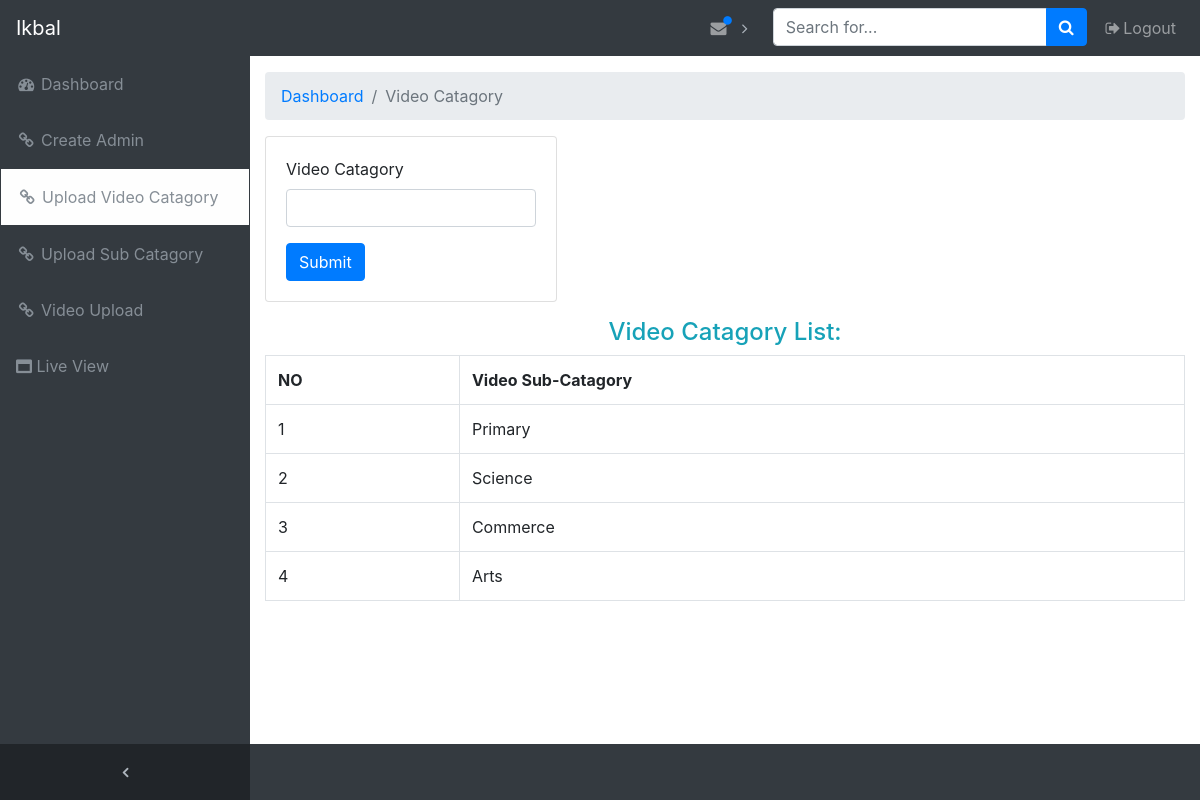
Page /backend/admin/v_catagory.php (signed in) on the committed database.
### tables this page shows
CREATE TABLE `video_category` (
  `id` int(255) NOT NULL,
  `video_categoris` varchar(255) NOT NULL
);

### backend/admin/v_catagory.php (called while the page is built, shortened)
<?php
include 'inc/header.php';
include 'inc/sidebar.php';
include 'inc/navbar.php';
include 'inc/videoCategory.php';
include 'inc/footer.php';
?>

### backend/app/database/Database.php (called while the page is built, shortened)
<?php
class Database{
    public static function dbCon(){
        $hostName='localhost';
        $userName='root';
        $passWord='';
        $dbName='mahabub_academy';
        $db_con=mysqli_connect($hostName,$userName,$passWord,$dbName);
        return $db_con;
    }
}
?>

### backend/app/classes/VideoCatagory.php (called while the page is built, shortened)
<?php
class VideoCatagory
{
    public function fatchVideoCatagory(){
        $sql='SELECT * FROM `video_category`';
        if (mysqli_query(Database::dbCon(), $sql)) {
            $queryResult = mysqli_query(Database::dbCon(), $sql);
            while ($row = mysqli_fetch_assoc($queryResult)){
                $array[]=$row;
            }
            return $array;
        } else {
            die('Query Problem' . mysqli_error(Database::dbCon()));
        }
    }
}

### backend/admin/inc/videoCategory.php (the view, shortened to what this page needs)
<?php
$ob_video=new VideoCatagory();
$showData=$ob_video->fatchVideoCatagory();
?>
<div class="content-wrapper">
    <div class="container-fluid">
        <ol class="breadcrumb">
            <li class="breadcrumb-item">
                <a href="index.php">Dashboard</a>
            </li>
            <li class="breadcrumb-item active">Video Catagory</li>
        </ol>
        <div class="container">
            <div class="row">
                <div class="col-lg-4 pl-0">
                    <div class="card">
                        <div class="card-body">
                            <form class="" method="post">
                                <div class="form-group">
                                    <label for="vedio_title">Video Catagory</label>
                                    <input type="text" name="video_categoris" class="form-control" id="video_categoris"
                                           required>
                                </div>
                                <button type="submit" class="btn btn-primary">Submit</button>
                            </form>
                        </div>
                    </div>
                </div>
            </div>
        </div>
        <div class="text-center text-info mt-3">
            <h4>Video Catagory List:</h4>
        </div>
        <div class="col-lg-12 p-0">
                <div class="table-responsive">
                    <table class="table table-bordered">
                        <tr>
                            <th>NO</th>
                            <th>Video Sub-Catagory</th>
                        </tr>
                        <?php
                        $i = 0;
                        foreach ($showData as $data) {
                            $i++;
                            ?>
                            <tr>
                                <td><?= $i; ?></td>
                                <td><?= $data['video_categoris']; ?></td>
                            </tr>
                            <?php
                        }
                        ?>
                    </table>
                </div>
        </div>
    </div>

### backend/admin/assets/css/sb-admin.css (style rules this page uses)
html { position: relative; min-height: 100%; }
body { overflow-x: hidden; }
body.sticky-footer { margin-bottom: 56px; }
body.sticky-footer .content-wrapper { min-height: calc(100vh - 56px - 56px); }
body.fixed-nav { padding-top: 56px; }
.content-wrapper { min-height: calc(100vh - 56px); padding-top: 1rem; }
.content-wrapper { overflow-x: hidden; background: white; }
@media (min-width: 992px) { .content-wrapper { margin-left: 250px; } }

### rows in the picture
video_category: video_categoris "Primary"
video_category: video_categoris "Science"
video_category: video_categoris "Commerce"
video_category: video_categoris "Arts"

### other values in the picture
$_SESSION['username'] "Ikbal"
